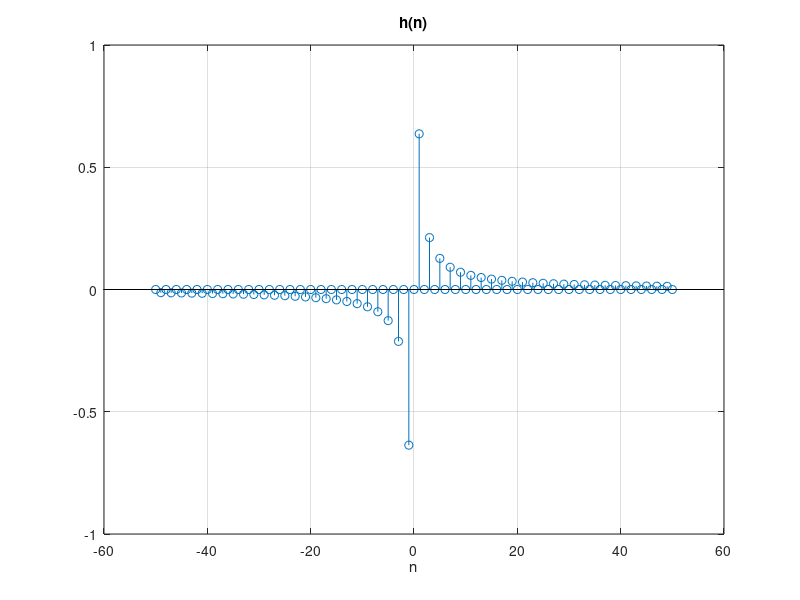
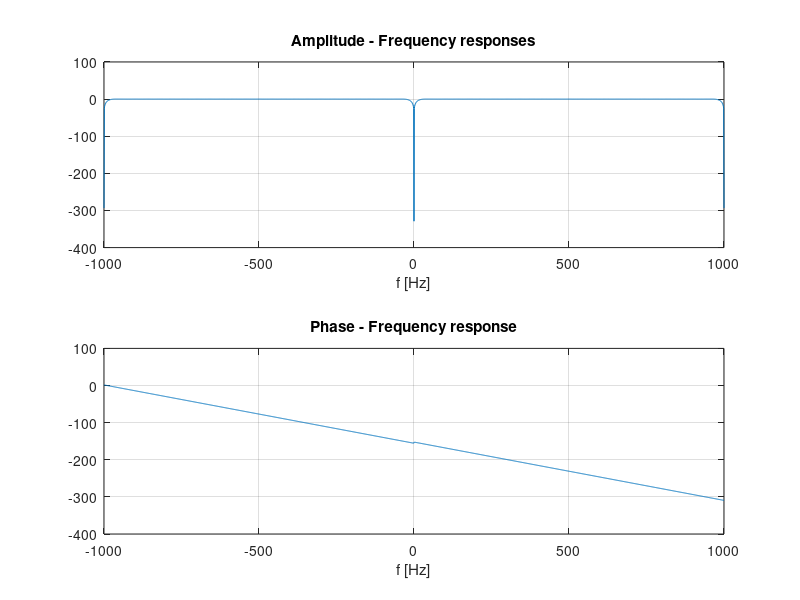
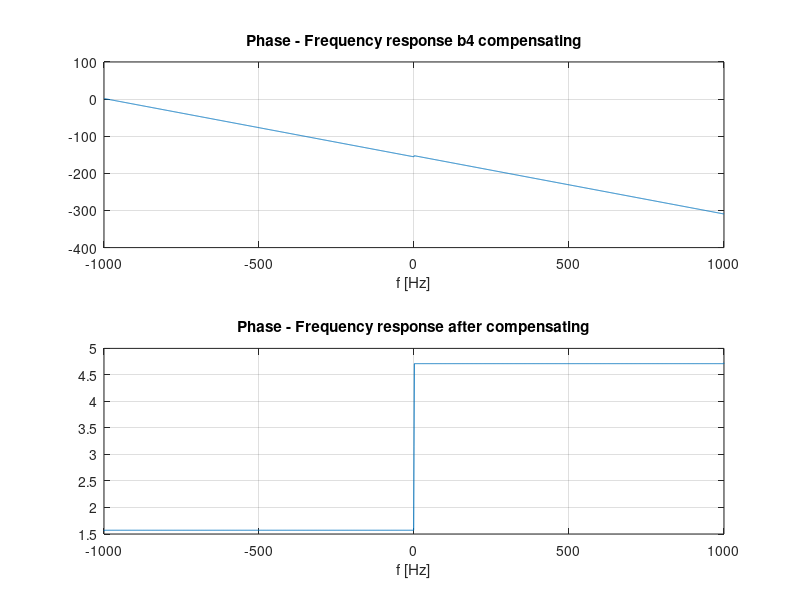
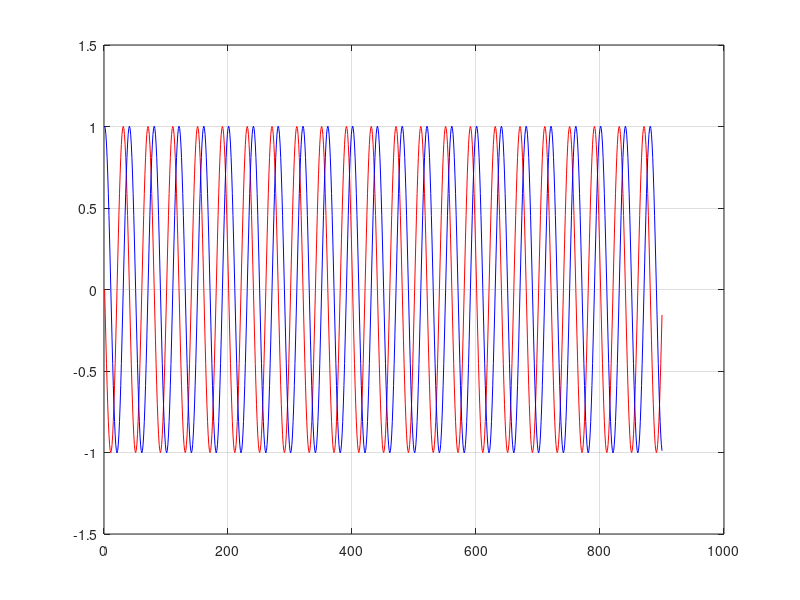

Here is the MATLAB script that generated these plots, in order:
% DIGITAL SIGNAL PROCESSING LAB 11
% EXERCISE 11.3 KONRAD WŁODARCZYK 417751

clc; clear; close all;

%PROGRAM PASTED FROM EXERCISE 2
%USING THE SAME SIGNAL AS IN THE PREVIOUS PROBLEM
%PARAMETERS FOR COSINE
Nx = 1000; 
fs = 2000;
f0 = fs/40;

%GENERATING THE COSINE SIGNAL
x = cos(2*pi*(f0/fs)*(0:Nx-1));

%DESIGNING WEIGHTS OF THE HILBERT FILTER 
M=50; N=2*M+1; n=-M:M; h=(1-cos(pi*n))./(pi*n); h(M+1)=0;

stem(n,h); 
    title('h(n)'); xlabel('n'); grid on;

%REMOVING THE FILTER IMPERFECTIONS 
 w = hamming(N)'; h = h.*w;

%COMPUTING THE AMPLITUDE AND PHASE - FREQUENCY RESPONSES
f=-fs/2 : fs/2000 : fs/2;
H1 = polyval( h(end:-1:1), exp(-1i*2*pi*f/fs) );
H2 = freqz(h,1,f,fs);

figure(2)
    subplot(2, 1, 1)
        plot( f, 20*log10(abs(H1)) ); grid; xlabel('f [Hz]'); title('Amplitude - Frequency responses');
    subplot(2, 1, 2)
        plot( f, unwrap(angle(H1)) ); grid; xlabel('f [Hz]'); title('Phase - Frequency response');

%COMPANSATING THE PHASE RESPONSE
figure(3)
    subplot(2, 1, 1)
        plot( f, unwrap(angle(H1)) ); grid; xlabel('f [Hz]'); title('Phase - Frequency response b4 compensating');
    subplot(2, 1 ,2)
        plot( f, unwrap(angle(exp(1i*2*pi*f/fs*M).*H1)) ); grid; xlabel('f [Hz]'); title('Phase - Frequency response after compensating');

%USING THE FIR HILBERT FILTER TO FIND xH
xH = filter(h, 1, x);
xA = hilbert(x);

%SYNCHRONISING THE INPUT AND OUTPUT OF THE FILTER
x = x(M+1 : Nx-M); % synchro of filter input (2M+1 filter weights)
xH = xH(2*M+1 : Nx); % synchro of filter output (2M+1 filter weights)

xa = x + 1i*xH; Nx = length(xa); % analytic signal creation

%PLOTTING SYNCHRONISED SIGNALS IN ONE PLOT
figure(5)
   plot(1:Nx,x,'r-',1:Nx,xH,'b-'); grid on;

   %NO NIE WYCHODZI SINUS NIESTETY NIEWAZNE CO ZROBIE A Z POLECENIA WZIETE

%PLOTTING A CIRCLE
figure(6)
    plot(x,xH,'b-');hold on; grid on;
    plot(xA, 'r-'); 
    legend('From x, xH', 'From xA');

%CALCULATING THE FFT SPECTRA
X = fft(x);     %SPECTRA OF THE ORIGINAL SIGNAL 
Xa = fft(xa);   %SPECTRA OF THE ANALYTIC VERSION

%PLOTTING SPECTRA MAGNITUDES
frequencies = (0:Nx-1) * fs / Nx;
positive = frequencies(1:Nx/2);

figure(6);
    plot(positive, abs(X(1:Nx/2)), 'r', 'LineWidth', 2);
    hold on; grid on;
    plot(positive, abs(Xa(1:Nx/2)) * 2, 'b--', 'LineWidth', 2);
    hold off;
    xlabel('Frequency (Hz)');
    ylabel('Magnitude');
    title('FFT Spectra');
    legend({'Original Signal', 'Analytic Signal * 2'});
    